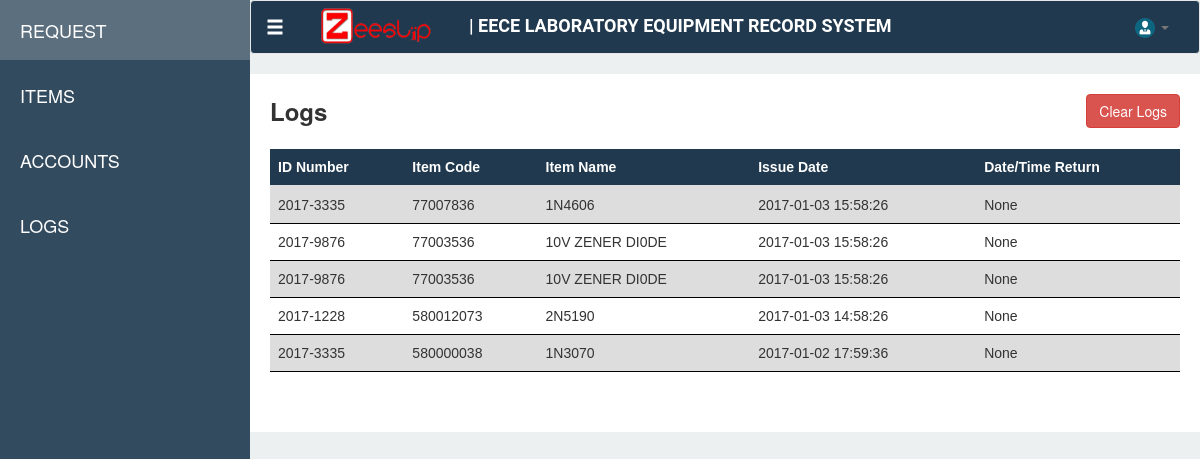
Before: /dashboard/logs with the older database file.
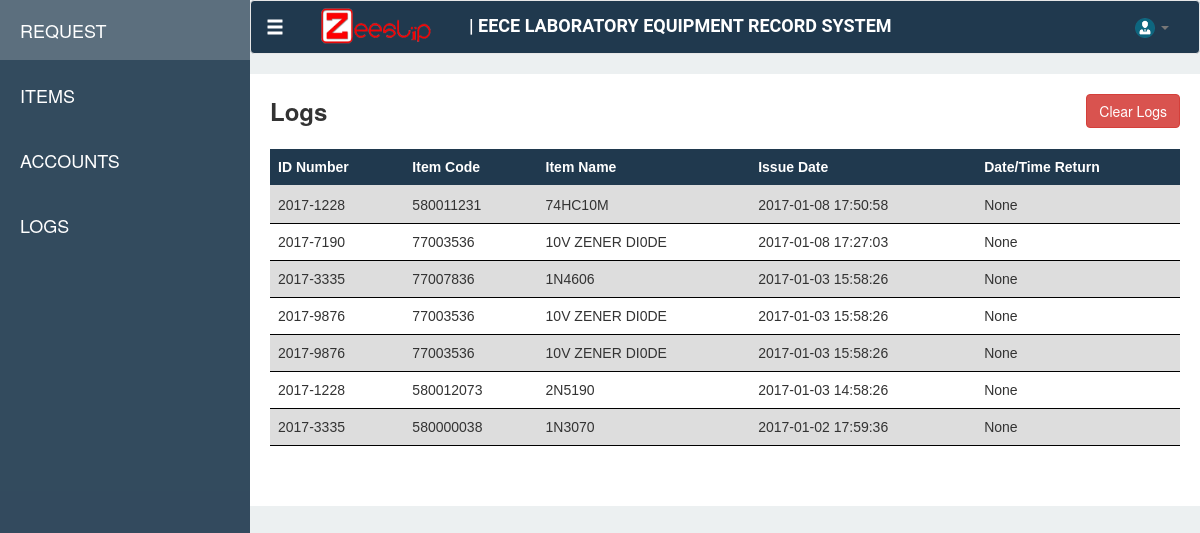
After: the same page with the newer database file.
### tables this page shows
CREATE TABLE "BorrowedItem" ("borrowedItemId" INTEGER PRIMARY KEY  AUTOINCREMENT  NOT NULL  UNIQUE , "itemId" INTEGER, "itemQuantity" INTEGER DEFAULT 0, "requestId" INTEGER, "issueDate" DATETIME, "returnDate" DATETIME);

CREATE TABLE "Request" ("requestId" INTEGER PRIMARY KEY  NOT NULL ,"idNumber" VARCHAR,"name" VARCHAR,"subject" VARCHAR,"requestDate" DATETIME DEFAULT (datetime(CURRENT_TIMESTAMP,'localtime')) );

CREATE TABLE "Item" ("itemId" INTEGER PRIMARY KEY  AUTOINCREMENT  NOT NULL  UNIQUE , "itemCode" VARCHAR UNIQUE , "itemName" VARCHAR, "itemDescription" VARCHAR, "itemQuantity" INTEGER DEFAULT 0);

### app.py (the view)
    @app.route('/dashboard/logs')
    def logs():
        con = sqlite3.connect("ZeeSlipv2.sqlite")
        con.row_factory = sqlite3.Row
        cur = con.cursor()
        cur.execute("SELECT Request.requestId, Request.idNumber, Request.name, Request.subject, Request.requestDate, itemId, itemCode, itemName, itemDescription, itemQuantity, issueDate, returnDate FROM (SELECT BorrowedItem.itemId,itemCode,itemName,itemDescription,BorrowedItem.itemQuantity,BorrowedItem.issueDate,BorrowedItem.returnDate,BorrowedItem.requestId as request FROM BorrowedItem,Item WHERE BorrowedItem.itemId = Item.itemId) LEFT JOIN Request ON request = Request.requestId WHERE issueDate IS NOT NULL ORDER BY issueDate DESC")
        rows = cur.fetchall()
        return render_template('modules/logs.html', logs = rows)

### templates/modules/logs.html (shortened to what this page needs)
{% extends "dashboard.html" %}
{% block logs %}
<div class="request-page-def">
    <div class="row">
        <div class="col-md-2"><span class="request-text"> Logs </span></div>
        <div class="col-md-10" ><button class="btn btn-danger" style="float: right">Clear Logs</button></div>
    </div>
    <div class="row" style="padding-top: 20px">
        <div class="col-md-12">
            <table class="table" id="logsTable">
                <thead>
                    <tr>
                        <th>ID Number</th>
                        <th>Item Code</th>
                        <th>Item Name</th>
                        <th>Issue Date</th>
                        <th>Date/Time Return</th>
                    </tr>
                </thead>
                <tbody>
                    {% for l in logs %}
                        <tr>
                            <td>{{ l[1] }}</td>
                            <td>{{ l[6] }}</td>
                            <td>{{ l[7] }}</td>
                            <td>{{ l[10] }}</td>
                            <td>{{ l[11] }}</td>
                        </tr>
                    {% endfor %}
                </tbody>
            </table>
        </div>
    </div>
    <br>
</div>
{% endblock %}

### templates/dashboard.html (shortened to what this page needs)
<!DOCTYPE html>
<html lang="en" xmlns="http://www.w3.org/1999/html">
<head>
    <link rel="stylesheet" href="../static/bootstrap-3.3.5/css/bootstrap.min.css">
    <link type="text/css" href="{{ url_for('static', filename='css/dash.css') }}" rel="stylesheet"/>
    <link type="text/css" href="{{ url_for('static', filename='css/plugin/hover.css') }}" rel="stylesheet"/>
    <link type="text/css" href="{{ url_for('static', filename='css/plugin/simple-sidebar.css') }}" rel="stylesheet">
    <link type="text/css" href="{{ url_for('static', filename='font-awesome-4.4.0/css/font-awesome.min.css') }}" rel="stylesheet">
    <link rel="stylesheet" type="text/css" href="https://cdn.datatables.net/v/dt/dt-1.10.13/datatables.min.css"/>
</head>
<body>
<div>
        <div id="wrapper">
        <div id="sidebar-wrapper">
            <ul class="sidebar-nav">
                <br>
                <li class="active sidebar-brand">
                   <a href="/dashboard/request">REQUEST</a>
                </li>
                <li class="sidebar-brand">
                    <a href="/dashboard/items">ITEMS</a>
                </li>
                <li class="sidebar-brand">
                    <a href="/dashboard/account">ACCOUNTS</a>
                </li>
                <li class="sidebar-brand">
                    <a href="/dashboard/logs">LOGS</a>
                </li>
            </ul>
        </div>
            <div id="header">
<nav class="navbar navbar-default nav1" style="color: #000000">
  <div class="container-fluid">
    <div class="navbar-header">
      <a class="navbar-brand glyphicon glyphicon-menu-hamburger" href="#menu-toggle" id="menu-toggle" style="color: #ffffff"></a>
      <ul class="nav navbar-nav">
        <img src="../static/img/zeeslip-banner.png" class="nav1-img">
      </ul>
      <div id="titleB" class="navbar-left nav1-text">
          | EECE LABORATORY EQUIPMENT RECORD SYSTEM
      </div>
    </div>
    <div class="collapse navbar-collapse" id="bs-example-navbar-collapse-1">
      <ul class="nav navbar-nav navbar-right">
        <li>
        <li class="dropdown">
          <a href="#" class="dropdown-toggle" data-toggle="dropdown" role="button" aria-haspopup="true" aria-expanded="false"><img src="../static/img/business-person-icon.png" height="20px" width="20px"> <span class="caret"></span></a>
        </li>
      </ul>
    </div>
  </div>
</nav>
</div>
         {% block logs %}
         {%endblock %}
</div>
</div>
</body>
</html>

### static/css/dash.css (style rules this page uses)
body { background-color: #ecf0f1; }
.nav1 { background-color: #20394e; color: #ffffff; }
.nav1-img { margin-left: 20px; margin-top: 5px; height: 40px; width: 120px; margin-right: 30px; }
.nav1-text { margin-top: 12px; font-weight: bold; color: #ffffff; font-size: 18px; font-family: Roboto; }
.request-page-def { padding: 20px; background-color: #ffffff; }
.request-text { font-size: 24px; font-weight: bold; }
table { font-family: arial, sans-serif; border-collapse: collapse; width: 100%; }
th { background-color: #20394e; color: white; }
td, th { border-bottom: 1px solid #000000; text-align: left; padding: 8px; }
tr:nth-child(odd) { background-color: #dddddd; }

Changed rows visible on the page:
now on this page (row edited): BorrowedItem: idNumber "2017-1228", itemCode "580011231", itemName "74HC10M", issueDate "2017-01-08 17:50:58", l "None"
now on this page (row edited): BorrowedItem: idNumber "2017-7190", itemCode "77003536", itemName "10V ZENER DI0DE", issueDate "2017-01-08 17:27:03", l "None"
